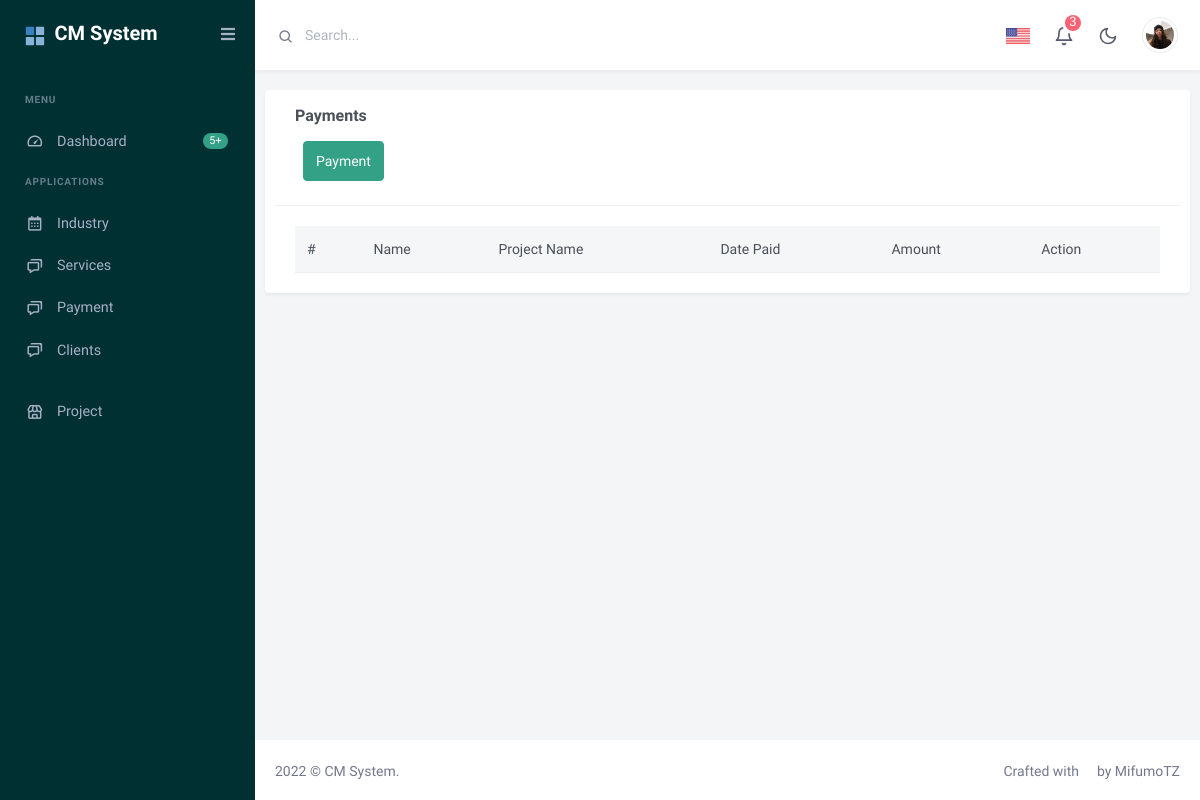
Before: / with the older database file.
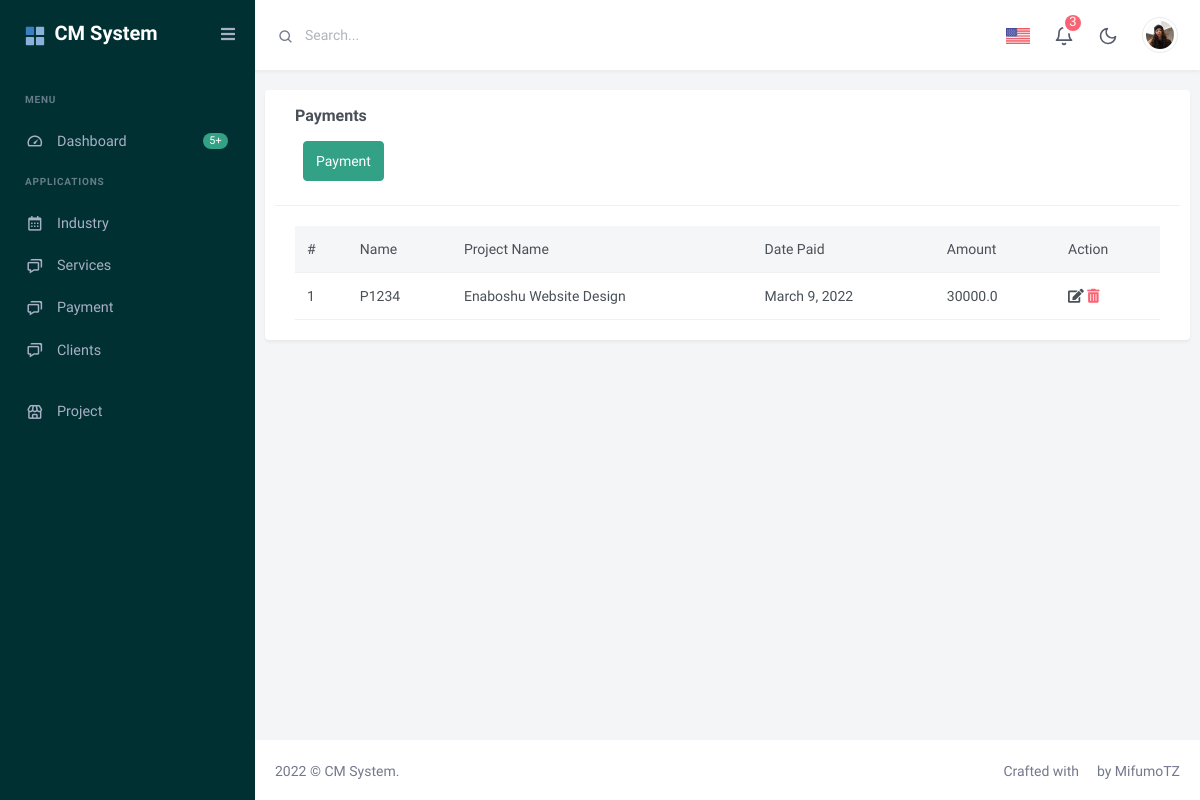
After: the same page with the newer database file.
### client/models.py (models this page shows, shortened)
class Payment(models.Model):
    name = models.CharField(max_length = 150)
    amount_paid=models.FloatField()
    date_paid = models.DateField(auto_now=False, auto_now_add=False)
    project = models.ForeignKey(Project, on_delete=models.CASCADE,null=True)

class Project(models.Model):
    name= models.CharField(max_length = 150 ,null='True')
    client = models.ForeignKey(Client, on_delete=models.CASCADE, null=True)
    service_category = models.ForeignKey(ServicesCategory, on_delete=models.CASCADE, null=True)
    date_started = models.DateField(auto_now=False, auto_now_add=False, null=True)
    date_ended = models.DateField(auto_now=False, auto_now_add=False, null=True)
    date_expired = models.DateField(auto_now=False, auto_now_add=False, null=True)
    paid_status = models.CharField(max_length = 150, choices=PAID_CHOICES, default='Not Paid')
    Price = models.FloatField()
    def __str__(self):
        return self.name

### client/views.py (the view)
# urls.py: path('',DisplayPayments.as_view(), name='payments')
class DisplayPayments(ListView):
    model=Payment
    template_name='payments/payments.html'
    def get_context_data(self, **kwargs):
        context = super(DisplayPayments, self).get_context_data(**kwargs)
        context['payments']=Payment.objects.all()
        return context

### client/templates/payments/payments.html
{% extends 'base.html' %}
{% block content %}
<div class="row">
    <div class="card">
    <div class="col-lg-12">
            <div class="card-header">
                <h4 class="card-title">Payments</h4>
                <a class="btn btn-success pull-right m-2 pull-left"  href=" {% url 'createclient' %}">Payment</a></div>
            </div>
            <div class="card-body">
                <div class="table-responsive">
                    <table class="table mb-0">
                        <thead class="table-light">
                            <tr>
                                <th>#</th>
                                <th>Name</th>
                                <th>Project Name</th>
                                <th>Date Paid</th>
                                <th>Amount</th>
                                <th>Action</th>
                            </tr>
                        </thead>
                        <tbody>
                            {% for payment in payments %}
                            <tr>
                                <td>{{forloop.counter}}</td>
                                <td>{{payment.name}}</td>
                                <td>{{payment.project}}</td>
                                <td>{{payment.date_paid}}</td>
                                <td>{{payment.amount_paid}}</td>
                               <td>
                                    <a href"" ><i class="fas fa-edit"></i></a>
                                    <a href=""><i class="fas fa-trash-alt"></i></a>
                                </td>
                            </tr>
                            {% endfor %}
                        </tbody>
                    </table>
                </div>
            </div>
        </div>
    </div>
</div>
{% endblock content %}

Changed rows visible on the page:
added Payment: name "P1234", project "Enaboshu Website Design", date_paid "March 9, 2022", amount_paid "30000.0"
